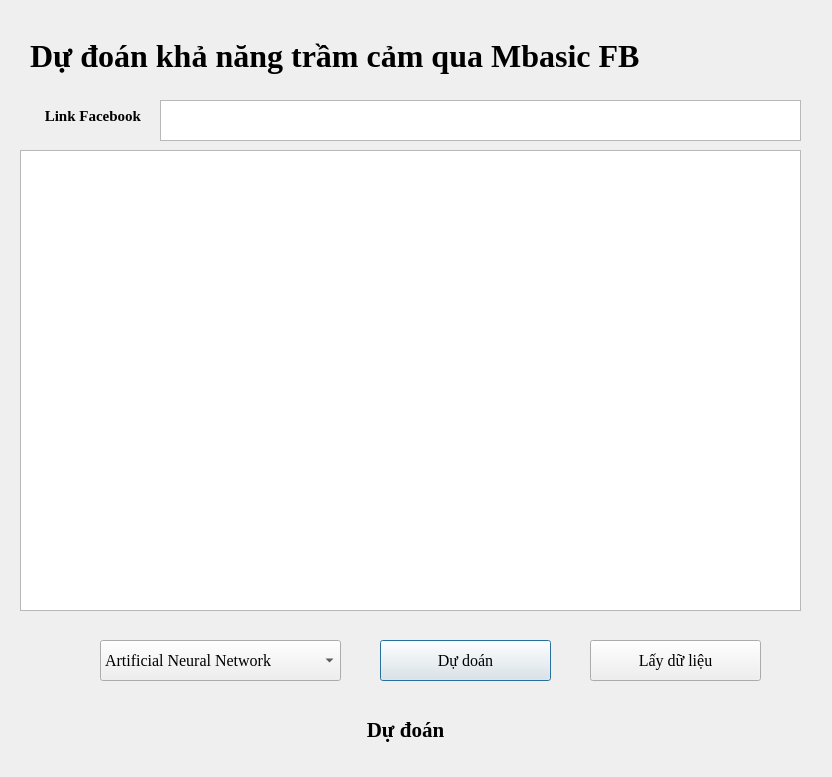
<?xml version="1.0" encoding="UTF-8"?>
<ui version="4.0">
 <class>Dialog</class>
 <widget class="QDialog" name="Dialog">
  <property name="geometry">
   <rect>
    <x>0</x>
    <y>0</y>
    <width>832</width>
    <height>777</height>
   </rect>
  </property>
  <property name="windowTitle">
   <string>Dialog</string>
  </property>
  <widget class="QLabel" name="label">
   <property name="geometry">
    <rect>
     <x>30</x>
     <y>10</y>
     <width>771</width>
     <height>91</height>
    </rect>
   </property>
   <property name="font">
    <font>
     <family>Times New Roman</family>
     <pointsize>24</pointsize>
     <weight>75</weight>
     <bold>true</bold>
    </font>
   </property>
   <property name="text">
    <string>Dự đoán khả năng trầm cảm qua Mbasic FB</string>
   </property>
  </widget>
  <widget class="QTableView" name="tb_View">
   <property name="geometry">
    <rect>
     <x>20</x>
     <y>150</y>
     <width>781</width>
     <height>461</height>
    </rect>
   </property>
  </widget>
  <widget class="QTextEdit" name="txtLink">
   <property name="geometry">
    <rect>
     <x>160</x>
     <y>100</y>
     <width>641</width>
     <height>41</height>
    </rect>
   </property>
   <property name="font">
    <font>
     <family>Times New Roman</family>
     <pointsize>14</pointsize>
     <weight>75</weight>
     <bold>true</bold>
    </font>
   </property>
  </widget>
  <widget class="QLabel" name="label_2">
   <property name="geometry">
    <rect>
     <x>10</x>
     <y>100</y>
     <width>131</width>
     <height>31</height>
    </rect>
   </property>
   <property name="font">
    <font>
     <family>Times New Roman</family>
     <pointsize>11</pointsize>
     <weight>75</weight>
     <bold>true</bold>
    </font>
   </property>
   <property name="layoutDirection">
    <enum>Qt::LeftToRight</enum>
   </property>
   <property name="text">
    <string>Link Facebook</string>
   </property>
   <property name="alignment">
    <set>Qt::AlignRight|Qt::AlignTrailing|Qt::AlignVCenter</set>
   </property>
  </widget>
  <widget class="QComboBox" name="cb_Model">
   <property name="geometry">
    <rect>
     <x>100</x>
     <y>640</y>
     <width>241</width>
     <height>41</height>
    </rect>
   </property>
   <property name="font">
    <font>
     <family>Times New Roman</family>
     <pointsize>12</pointsize>
    </font>
   </property>
   <item>
    <property name="text">
     <string>Artificial Neural Network</string>
    </property>
   </item>
   <item>
    <property name="text">
     <string> K-Nearest Neighbors</string>
    </property>
   </item>
   <item>
    <property name="text">
     <string>Bernoulli Naive Bayes</string>
    </property>
   </item>
   <item>
    <property name="text">
     <string>Logistic Regression</string>
    </property>
   </item>
   <item>
    <property name="text">
     <string>Random Forest</string>
    </property>
   </item>
  </widget>
  <widget class="QPushButton" name="btnDuDoan">
   <property name="geometry">
    <rect>
     <x>380</x>
     <y>640</y>
     <width>171</width>
     <height>41</height>
    </rect>
   </property>
   <property name="font">
    <font>
     <family>Times New Roman</family>
     <pointsize>12</pointsize>
    </font>
   </property>
   <property name="text">
    <string>Dự doán</string>
   </property>
  </widget>
  <widget class="QPushButton" name="btnGetData">
   <property name="geometry">
    <rect>
     <x>590</x>
     <y>640</y>
     <width>171</width>
     <height>41</height>
    </rect>
   </property>
   <property name="font">
    <font>
     <family>Times New Roman</family>
     <pointsize>12</pointsize>
    </font>
   </property>
   <property name="text">
    <string>Lấy dữ liệu</string>
   </property>
  </widget>
  <widget class="QLabel" name="label_3">
   <property name="geometry">
    <rect>
     <x>260</x>
     <y>700</y>
     <width>291</width>
     <height>61</height>
    </rect>
   </property>
   <property name="font">
    <font>
     <family>Times New Roman</family>
     <pointsize>11</pointsize>
     <weight>75</weight>
     <bold>true</bold>
    </font>
   </property>
   <property name="layoutDirection">
    <enum>Qt::LeftToRight</enum>
   </property>
   <property name="text">
    <string>&lt;html&gt;&lt;head/&gt;&lt;body&gt;&lt;p&gt;&lt;span style=&quot; font-size:16pt;&quot;&gt;Dự đoán&lt;/span&gt;&lt;/p&gt;&lt;/body&gt;&lt;/html&gt;</string>
   </property>
   <property name="alignment">
    <set>Qt::AlignCenter</set>
   </property>
  </widget>
 </widget>
 <resources/>
 <connections/>
</ui>
